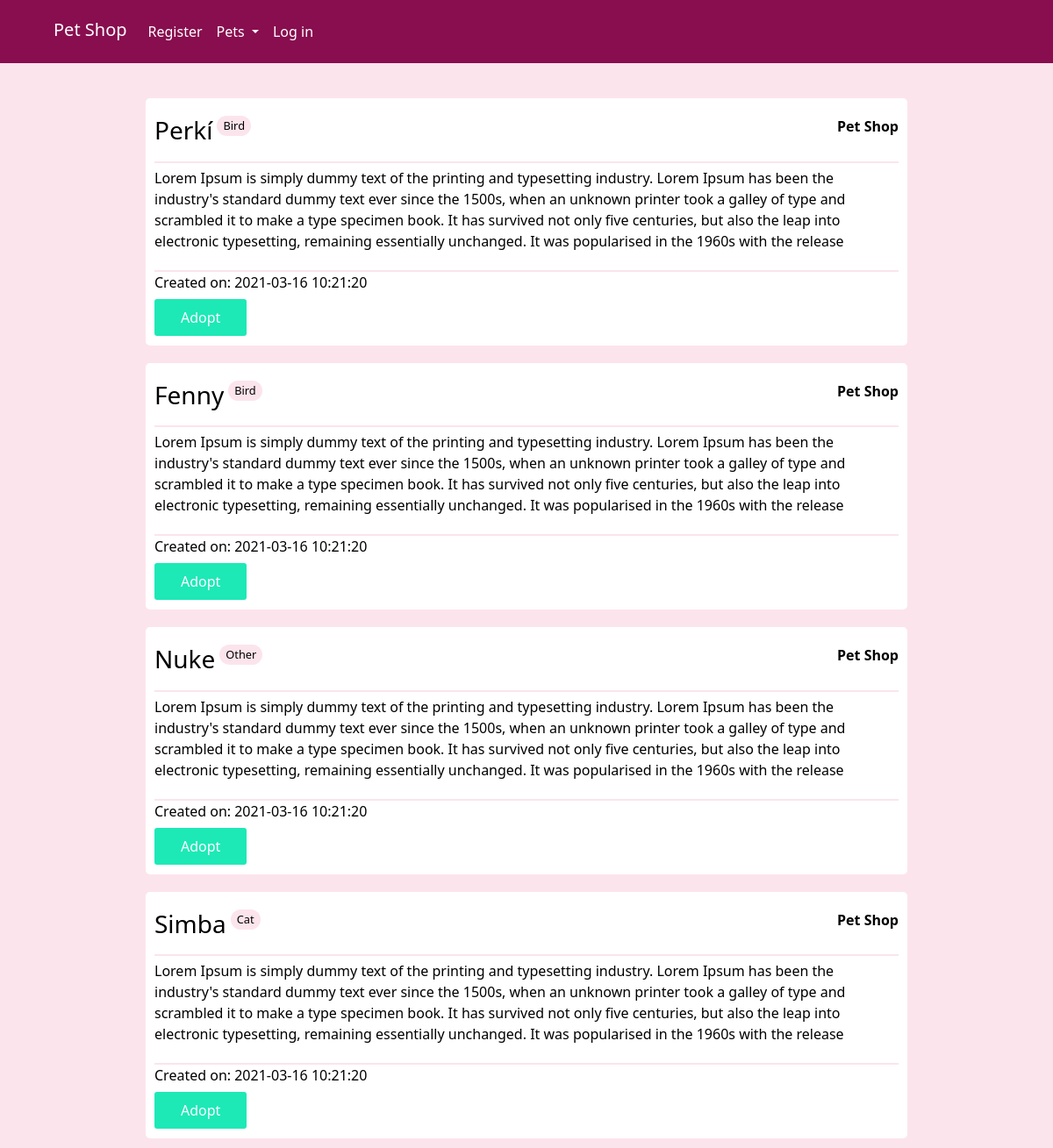
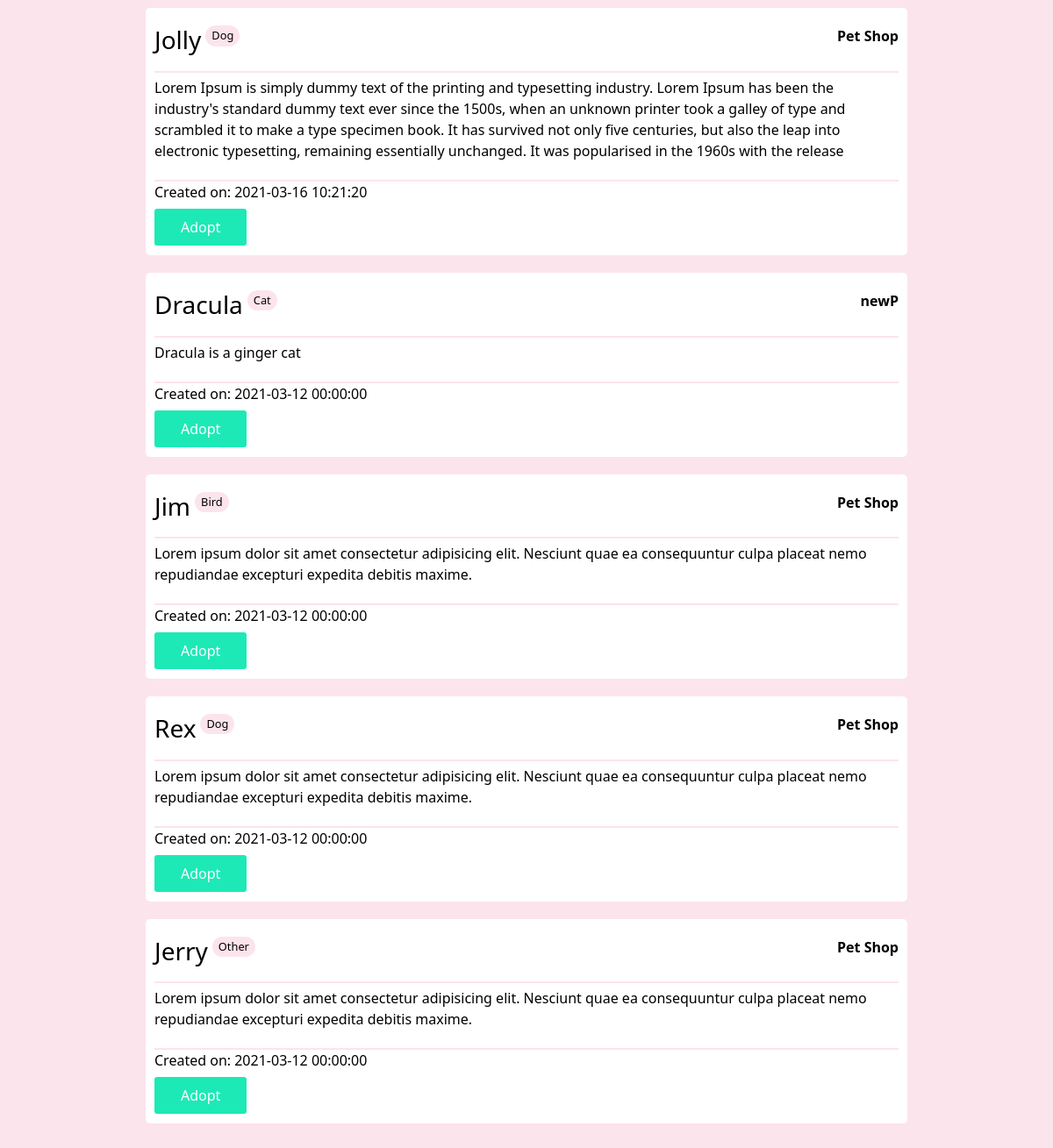
The page / on the database its author committed (2 pictures, top to bottom).
### tables this page shows
CREATE TABLE `pets` (
  `id` int(11) NOT NULL,
  `pet_name` varchar(255) NOT NULL,
  `category_id` int(11) NOT NULL,
  `age` int(11) NOT NULL,
  `pet_description` varchar(522) DEFAULT NULL,
  `created_on` datetime NOT NULL DEFAULT current_timestamp(),
  `author_id` int(11) NOT NULL DEFAULT 1,
  `buyer_id` int(11) DEFAULT NULL,
  `status` tinyint(1) NOT NULL DEFAULT 0
);

CREATE TABLE `category` (
  `c_id` int(11) NOT NULL,
  `c_name` varchar(255) NOT NULL
);

CREATE TABLE `users` (
  `id` int(11) NOT NULL,
  `first_name` varchar(255) NOT NULL,
  `last_name` varchar(255) NOT NULL,
  `username` varchar(255) NOT NULL,
  `email` varchar(255) NOT NULL,
  `phone` varchar(255) NOT NULL,
  `location` varchar(255) NOT NULL,
  `password` varchar(255) NOT NULL
);

### public/models/Pet.php (called while the page is built, shortened)
<?php
Class Pet{
    public static function getPets() {
        $pdo = establishCONN();
        $stmt = $pdo->prepare(
            "SELECT pets.id, pets.pet_name, pets.age, pets.pet_description, pets.created_on, pets.author_id, pets.buyer_id, category.c_name, users.username
            FROM pets, category, users
            WHERE pets.status = false AND pets.category_id = category.c_id AND users.id = pets.author_id
            ORDER BY pets.id DESC"
        );
        $stmt->execute();
        return $stmt->fetchAll(PDO::FETCH_ASSOC);
    }
}

### public/index.php (the view)
<?php
require_once "./models/Pet.php";
$pets = Pet::getPets();
?>
<?php include_once "./includes/header.php" ?>
    <section class="pets">
        <div class="pet-container">
            <?php foreach($pets as $pet) {?>
            <div class="pet">
                <a href="
                    <?php if(isset($_SESSION['uid'])) { ?>
                        <?php echo 'pet.php?id= ' . $pet['id'] ?>
                    <?php } else {?>
                        <?php echo 'login.php' ?>
                    <?php }?>
                ">
                    <div class="pet-header">
                        <div class="header-left">
                            <h3><?php echo $pet['pet_name'] ?></h3>
                            <small><p class="innactive pill"><?php echo $pet['c_name'] ?></p></small>
                        </div>
                        <p class="author">
                            <b>
                                <?php if(isset($_SESSION['uid'])) {?>
                                    <?php
                                        echo $pet['author_id'] == $_SESSION['uid'] ? "You" : $pet['username']
                                    ?>
                                <?php } else {?>
                                    <?php echo $pet['username'] ?>
                                <?php } ?>
                            </b>
                        </p>
                    </div>
                    <div class="description">
                        <p><?php echo $pet['pet_description'] ?></p>
                    </div>
                    <div class="pet-footer">
                        <p>Created on: <?php echo $pet['created_on'] ?></p>
                    </div>
                </a>
                <a href="
                <?php if(isset($_SESSION['uid'])) { ?>
                    <?php echo 'pet.php?id= ' . $pet['id'] ?>
                <?php } else {?>
                    <?php echo 'login.php' ?>
                <?php }?>
                " class="btn-adopt">Adopt</a>
            </div>
            <?php } ?>
        </div>
    </section>
<?php include_once "./includes/footer.php" ?>

### design/css/style.css (style rules this page uses)
* { margin: 0; padding: 0; box-sizing: border-box; font-family: system-ui; }
body { background:#fce4ec; }
a { text-decoration: none; color: #000; }
.pets { padding: 20px; }
.pet-container { width: 90%; max-width: 868px; margin: 0 auto; }
.pet { background: #fff; padding: 20px 10px; margin: 20px 0; border-radius: 5px; }
.pet-header { display: flex; justify-content: space-between; padding-bottom: 10px; border-bottom: 2px #fce4ec solid; }
.description { padding: 5px 0; border-bottom: 2px #fce4ec solid; }
.header-left { display: flex; gap: 5px; }
.btn-adopt { color: #fff; background: #1de9b6; padding: 10px 30px; border-radius: 3px; }
.pill { background: #fce4ec; padding: 2px 7px; border-radius: 20px; }

### rows shown on the page
pets: pet_name "Perkí", category.c_name "Bird", author.username "Pet Shop", pet_description "Lorem Ipsum is simply dummy text of the printing and typesetting industry. Lorem Ipsum has been the industry's standard dummy text ever since the 1500s, when an unknown printer took a galley of type and scrambled it to make a type specimen book. It has survived not only five centuries, but also the leap into electronic typesetting, remaining essentially unchanged. It was popularised in the 1960s with the release", created_on "2021-03-16 10:21:20"
pets: pet_name "Fenny", category.c_name "Bird", author.username "Pet Shop", pet_description "Lorem Ipsum is simply dummy text of the printing and typesetting industry. Lorem Ipsum has been the industry's standard dummy text ever since the 1500s, when an unknown printer took a galley of type and scrambled it to make a type specimen book. It has survived not only five centuries, but also the leap into electronic typesetting, remaining essentially unchanged. It was popularised in the 1960s with the release", created_on "2021-03-16 10:21:20"
pets: pet_name "Nuke", category.c_name "Other", author.username "Pet Shop", pet_description "Lorem Ipsum is simply dummy text of the printing and typesetting industry. Lorem Ipsum has been the industry's standard dummy text ever since the 1500s, when an unknown printer took a galley of type and scrambled it to make a type specimen book. It has survived not only five centuries, but also the leap into electronic typesetting, remaining essentially unchanged. It was popularised in the 1960s with the release", created_on "2021-03-16 10:21:20"
pets: pet_name "Simba", category.c_name "Cat", author.username "Pet Shop", pet_description "Lorem Ipsum is simply dummy text of the printing and typesetting industry. Lorem Ipsum has been the industry's standard dummy text ever since the 1500s, when an unknown printer took a galley of type and scrambled it to make a type specimen book. It has survived not only five centuries, but also the leap into electronic typesetting, remaining essentially unchanged. It was popularised in the 1960s with the release", created_on "2021-03-16 10:21:20"
pets: pet_name "Jolly", category.c_name "Dog", author.username "Pet Shop", pet_description "Lorem Ipsum is simply dummy text of the printing and typesetting industry. Lorem Ipsum has been the industry's standard dummy text ever since the 1500s, when an unknown printer took a galley of type and scrambled it to make a type specimen book. It has survived not only five centuries, but also the leap into electronic typesetting, remaining essentially unchanged. It was popularised in the 1960s with the release", created_on "2021-03-16 10:21:20"
pets: pet_name "Dracula", category.c_name "Cat", author.username "newP", pet_description "Dracula is a ginger cat", created_on "2021-03-12 00:00:00"
pets: pet_name "Jim", category.c_name "Bird", author.username "Pet Shop", pet_description "Lorem ipsum dolor sit amet consectetur adipisicing elit. Nesciunt quae ea consequuntur culpa placeat nemo repudiandae excepturi expedita debitis maxime.", created_on "2021-03-12 00:00:00"
pets: pet_name "Rex", category.c_name "Dog", author.username "Pet Shop", pet_description "Lorem ipsum dolor sit amet consectetur adipisicing elit. Nesciunt quae ea consequuntur culpa placeat nemo repudiandae excepturi expedita debitis maxime.", created_on "2021-03-12 00:00:00"
pets: pet_name "Jerry", category.c_name "Other", author.username "Pet Shop", pet_description "Lorem ipsum dolor sit amet consectetur adipisicing elit. Nesciunt quae ea consequuntur culpa placeat nemo repudiandae excepturi expedita debitis maxime.", created_on "2021-03-12 00:00:00"
